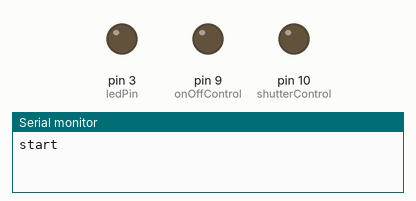
Bench run of a sketch on a simulated Arduino Uno, built with avr-gcc and run on an emulated ATmega328P. On the bench: output pins drawn as LEDs (lit = HIGH), the last lines printed to the serial monitor.

Above: at 1.5 s.
At 21.34 s:
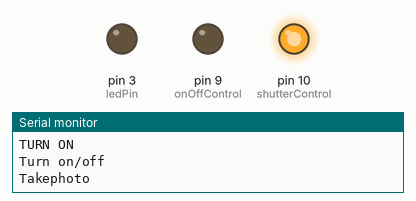
Timing chart, 0 to 23.7 s (numbered marks = the images above):
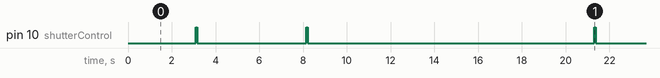

Measured:
- by itself, pin 10 (shutterControl): repeats every 18.2 s: LOW 5.0 s, HIGH 0.05 s, LOW 13.1 s, HIGH 0.05 s
- by itself, everything shown: repeats every 18.2 s, in 8 steps

The sketch:

Control_Camera360_DUALPIR_FIOv3_TEST_SHUTTER.ino
```cpp
/*
   PIR sensor tester
*/


int ledPin = 3;                // choose the pin for the LED
int ledPin2 = 4;                // choose the pin for the LED

int inputFront = A2;               // choose the input pin (for PIR sensor)
int inputBack = A3;               // choose the input pin (for PIR sensor)

int pirState = LOW;             // we start, assuming no motion detected
int valFront = 0;                    // variable for reading the pin status
int valBack = 0;
int onOffControl  = 9;
int shutterControl  = 10;


void setup() {


  pinMode(ledPin, OUTPUT);      // declare LED as output
  pinMode(inputFront, INPUT);     // declare sensor as input
  pinMode(inputBack, INPUT);     // declare sensor as input

  Serial.begin(9600);

  // initialize digital pin shutterControl  as an output.
  pinMode(shutterControl , OUTPUT);
  pinMode(onOffControl , OUTPUT);
//  analogWrite(shutterControl , 10);   // turn the LED on (HIGH is the voltage level)

 // delay(5000); // 5 seconds to run away

}

void loop() {
        Serial.println("start");

  delay(3000);
        Serial.println("Run Trap");
      runCameraTrap(5000);

      Serial.println("Run Trap");
delay(1000);

      Serial.println("end loop");


}

void runCameraTrap(int recordtime) {
          Serial.println("TURN ON");

  onoff();   //turn on camera
  delay(100);                       // wait a bit

  //          Serial.println("Run Shutter");

  takephoto();
  delay(recordtime);

    takephoto();
  //
    delay(recordtime);

            Serial.println("TURN OFF");

  onoff();
  delay(4000);//sleep for  secs


}


void takephoto() {
  Serial.println("Takephoto");
  digitalWrite(shutterControl , LOW);   // turn the LED on (HIGH is the voltage level)
  digitalWrite(shutterControl , HIGH);    // turn the LED off by making the voltage LOW
  delay(50);                       // fine tuning this parameter
  digitalWrite(shutterControl , LOW);   // turn the LED on (HIGH is the voltage level)


}

void onoff() {

  Serial.println("Turn on/off");

  analogWrite(onOffControl , 0);

  analogWrite(onOffControl , 150);
  delay(5);
  analogWrite(onOffControl , 0);


}
```
